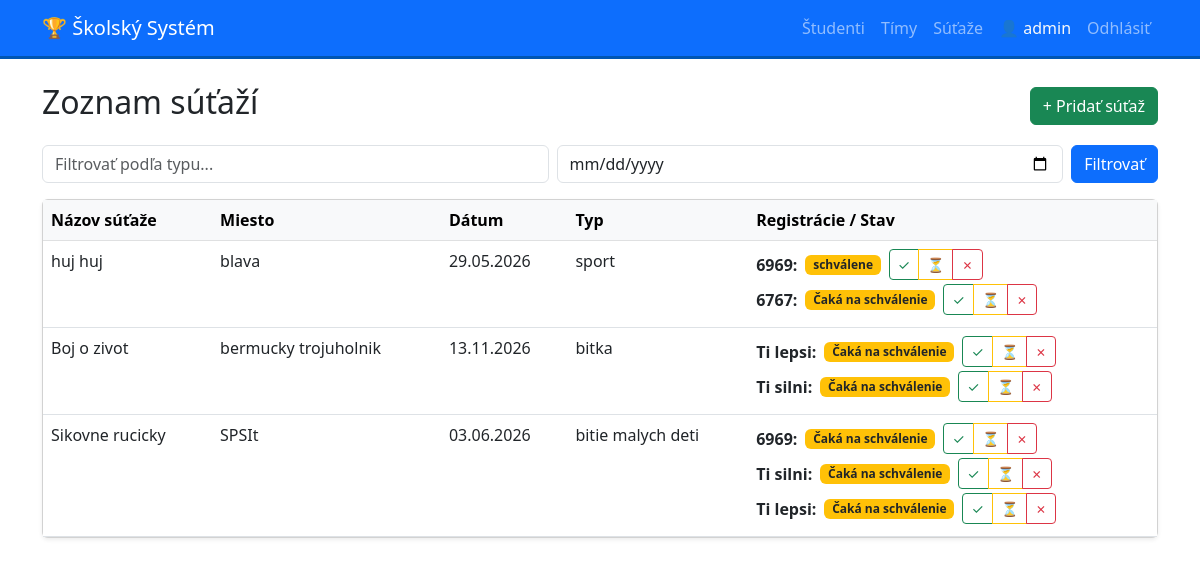
The app's page /sutaze/ (signed in) with its own data.
### core/models.py (models this page shows, shortened)
class Competition(models.Model):
    nazov_sutaze = models.CharField(max_length=200)
    miesto = models.CharField(max_length=200)
    datum = models.DateField()
    typ = models.CharField(max_length=100)

class CompetitionRegistration(models.Model):
    team = models.ForeignKey(Team, on_delete=models.CASCADE)
    competition = models.ForeignKey(Competition, on_delete=models.CASCADE)
    stav_registracie = models.CharField(max_length=50, default='Čaká na schválenie')
    class Meta:
        unique_together = ('team', 'competition')

class Team(models.Model):
    nazov_timu = models.CharField(max_length=100)
    popis = models.TextField(blank=True)
    veduci_timu = models.ForeignKey(Teacher, on_delete=models.SET_NULL, null=True)
    datum_vytvorenia = models.DateField(auto_now_add=True)

### core/views.py (the view)
# urls.py: path('sutaze/', views.competition_list, name='competition_list'),
def competition_list(request):
    competitions = Competition.objects.all()
    typ = request.GET.get('typ')
    datum = request.GET.get('datum')
    if typ:
        competitions = competitions.filter(typ__icontains=typ)
    if datum:
        competitions = competitions.filter(datum=datum)
    return render(request, 'core/competition_list.html', {'competitions': competitions})

### core/templates/core/competition_list.html
{% extends 'core/base.html' %}
{% block content %}
<div class="d-flex justify-content-between align-items-center mb-3">
    <h2>Zoznam súťaží</h2>
    {% if user.is_authenticated %}
        <a href="{% url 'competition_create' %}" class="btn btn-success">+ Pridať súťaž</a>
    {% endif %}
</div>
<form method="get" class="d-flex gap-2 mb-3">
    <input type="text" name="typ" class="form-control" placeholder="Filtrovať podľa typu..." value="{{ request.GET.typ }}">
    <input type="date" name="datum" class="form-control" value="{{ request.GET.datum }}">
    <button type="submit" class="btn btn-primary">Filtrovať</button>
</form>
<div class="card shadow-sm">
    <div class="card-body p-0">
        <table class="table table-hover mb-0">
            <thead class="table-light">
                <tr>
                    <th>Názov súťaže</th>
                    <th>Miesto</th>
                    <th>Dátum</th>
                    <th>Typ</th>
                    {% if user.is_authenticated %}<th>Registrácie / Stav</th>{% endif %}
                </tr>
            </thead>
            <tbody>
                {% for competition in competitions %}
                <tr>
                    <td>{{ competition.nazov_sutaze }}</td>
                    <td>{{ competition.miesto }}</td>
                    <td>{{ competition.datum|date:"d.m.Y" }}</td>
                    <td>{{ competition.typ }}</td>
                    {% if user.is_authenticated %}
                    <td>
                        {% for reg in competition.competitionregistration_set.all %}
                        <div class="d-flex align-items-center gap-2 mb-1">
                            <span class="fw-semibold">{{ reg.team.nazov_timu }}:</span>
                            {% if reg.stav_registracie == 'Schválené' %}
                                <span class="badge bg-success">{{ reg.stav_registracie }}</span>
                            {% elif reg.stav_registracie == 'Neschválené' %}
                                <span class="badge bg-danger">{{ reg.stav_registracie }}</span>
                            {% else %}
                                <span class="badge bg-warning text-dark">{{ reg.stav_registracie }}</span>
                            {% endif %}
                            <div class="btn-group btn-group-sm">
                                <a href="{% url 'zmena_stavu_registracie' reg.pk 'Schválené' %}" class="btn btn-outline-success btn-sm">✓</a>
                                <a href="{% url 'zmena_stavu_registracie' reg.pk 'Čaká na schválenie' %}" class="btn btn-outline-warning btn-sm">⏳</a>
                                <a href="{% url 'zmena_stavu_registracie' reg.pk 'Neschválené' %}" class="btn btn-outline-danger btn-sm">✗</a>
                            </div>
                        </div>
                        {% empty %}
                        <span class="text-muted fst-italic">žiadne tímy</span>
                        {% endfor %}
                    </td>
                    {% endif %}
                </tr>
                {% empty %}
                <tr>
                    <td colspan="5" class="text-center py-3">Zatiaľ neboli pridané žiadne súťaže.</td>
                </tr>
                {% endfor %}
            </tbody>
        </table>
    </div>
</div>
{% endblock %}

### core/templates/core/base.html (shortened to what this page needs)
{% load static %}
<!DOCTYPE html>
<html lang="sk">
<head>
    <link href="https://cdn.jsdelivr.net/npm/bootstrap@5.3.0/dist/css/bootstrap.min.css" rel="stylesheet">
    <link rel="stylesheet" href="{% static 'core/style.css' %}">
</head>
<body>
<nav class="navbar navbar-expand-lg navbar-dark bg-primary mb-4">
    <div class="container">
        <a class="navbar-brand" href="{% url 'home' %}">🏆 Školský Systém</a>
        <div class="collapse navbar-collapse">
            <ul class="navbar-nav ms-auto">
                <li class="nav-item"><a class="nav-link" href="{% url 'student_list' %}">Študenti</a></li>
                <li class="nav-item"><a class="nav-link" href="{% url 'team_list' %}">Tímy</a></li>
                <li class="nav-item"><a class="nav-link" href="{% url 'competition_list' %}">Súťaže</a></li>
                {% if user.is_authenticated %}
                    <li class="nav-item"><span class="nav-link text-light">👤 {{ user.username }}</span></li>
                    <li class="nav-item"><a class="nav-link" href="{% url 'logout' %}">Odhlásiť</a></li>
                {% else %}
                    <li class="nav-item"><a class="nav-link" href="{% url 'login' %}">Prihlásiť</a></li>
                {% endif %}
            </ul>
        </div>
    </div>
</nav>
<div class="container">
    {% block content %}{% endblock %}
</div>
</body>
</html>

### core/static/core/style.css (style rules this page uses)
.navbar { border-bottom: 3px solid #0056b3; }
.card { transition: transform 0.2s; }

### records on screen
Competition: nazov_sutaze "huj huj", miesto "blava", datum "29.05.2026", typ "sport"
CompetitionRegistration: team.nazov_timu "6969", stav_registracie "schválene"
CompetitionRegistration: team.nazov_timu "6767", stav_registracie "Čaká na schválenie"
Competition: nazov_sutaze "Boj o zivot", miesto "bermucky trojuholnik", datum "13.11.2026", typ "bitka"
CompetitionRegistration: team.nazov_timu "Ti lepsi", stav_registracie "Čaká na schválenie"
CompetitionRegistration: team.nazov_timu "Ti silni", stav_registracie "Čaká na schválenie"
Competition: nazov_sutaze "Sikovne rucicky", miesto "SPSIt", datum "03.06.2026", typ "bitie malych deti"
CompetitionRegistration: team.nazov_timu "6969", stav_registracie "Čaká na schválenie"
CompetitionRegistration: team.nazov_timu "Ti silni", stav_registracie "Čaká na schválenie"
CompetitionRegistration: team.nazov_timu "Ti lepsi", stav_registracie "Čaká na schválenie"

### other values on screen
{{ user.username }} "admin"
